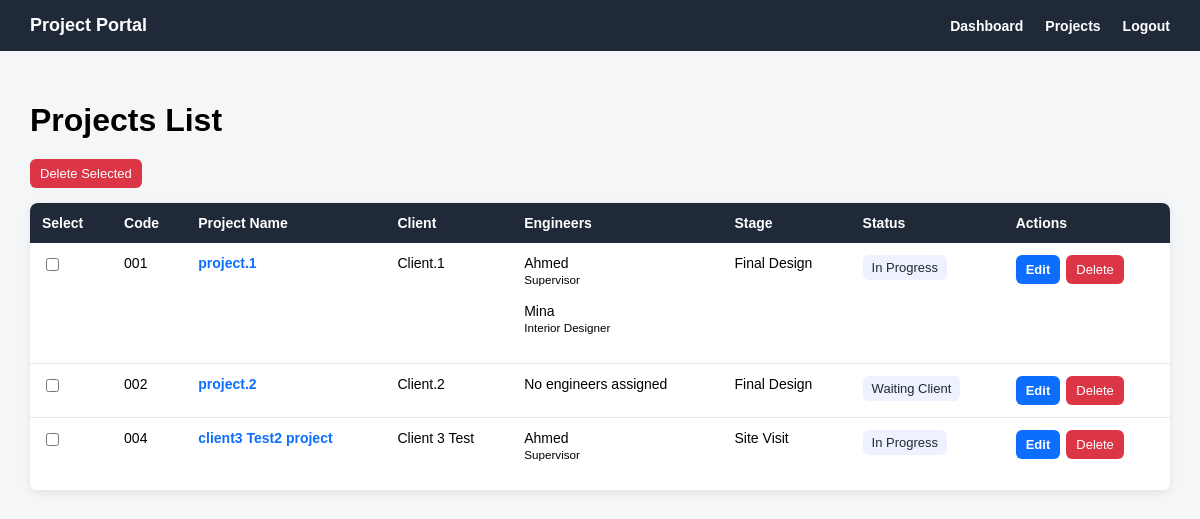
The page /projects/ (signed in) on the database its author committed.
### projects/models.py (models this page shows, shortened)
class Project(models.Model):
    class Status(models.TextChoices):
        NEW = 'NEW', 'New'
        IN_PROGRESS = 'IN_PROGRESS', 'In Progress'
        WAITING_CLIENT = 'WAITING_CLIENT', 'Waiting Client'
        COMPLETED = 'COMPLETED', 'Completed'
        CANCELLED = 'CANCELLED', 'Cancelled'
    class Stage(models.TextChoices):
        PROJECT_REGISTERED = 'PROJECT_REGISTERED', 'Project Registered'
        REQUIREMENTS_COLLECTED = 'REQUIREMENTS_COLLECTED', 'Requirements Collected'
        SITE_VISIT = 'SITE_VISIT', 'Site Visit'
        CONCEPT_DESIGN = 'CONCEPT_DESIGN', 'Concept Design'
        CLIENT_REVIEW = 'CLIENT_REVIEW', 'Client Review'
        REVISIONS = 'REVISIONS', 'Revisions'
        FINAL_DESIGN = 'FINAL_DESIGN', 'Final Design'
        DRAWINGS_PREPARATION = 'DRAWINGS_PREPARATION', 'Drawings Preparation'
        MUNICIPALITY_SUBMISSION = 'MUNICIPALITY_SUBMISSION', 'Municipality Submission'
        APPROVAL_STAGE = 'APPROVAL_STAGE', 'Approval Stage'
        SUPERVISION_EXECUTION = 'SUPERVISION_EXECUTION', 'Supervision / Execution'
        COMPLETED = 'COMPLETED', 'Completed'
    project_name = models.CharField(max_length=200)
    project_code = models.CharField(max_length=50, unique=True)
    client = models.ForeignKey(
        Client,
        on_delete=models.CASCADE,
        related_name='projects'
    )
    assigned_engineers = models.ManyToManyField(
        Engineer,
        blank=True,
        related_name='projects'
    )
    project_type = models.CharField(max_length=100, blank=True, null=True)
    location = models.CharField(max_length=200, blank=True, null=True)
    start_date = models.DateField(blank=True, null=True)
    expected_end_date = models.DateField(blank=True, null=True)
    current_stage = models.CharField(
        max_length=50,
        choices=Stage.choices,
        default=Stage.PROJECT_REGISTERED
    )
    status = models.CharField(
        max_length=30,
        choices=Status.choices,
        default=Status.NEW
    )
    description = models.TextField(blank=True, null=True)
    created_at = models.DateTimeField(auto_now_add=True)

### clients/models.py (models this page shows)
class Client(models.Model):
    user = models.OneToOneField(
        settings.AUTH_USER_MODEL,
        on_delete=models.CASCADE,
        related_name='client_profile',
        blank=True,
        null=True
    )
    client_name = models.CharField(max_length=150)
    company_name = models.CharField(max_length=150, blank=True, null=True)
    phone = models.CharField(max_length=30)
    email = models.EmailField(blank=True, null=True)
    address = models.TextField(blank=True, null=True)
    is_active = models.BooleanField(default=True)
    created_at = models.DateTimeField(auto_now_add=True)
    def __str__(self):
        return self.client_name

### engineers/models.py (models this page shows, shortened)
class Engineer(models.Model):
    class Department(models.TextChoices):
        INTERIOR_DESIGNER = 'INTERIOR_DESIGNER', 'Interior Designer'
        MECHANICAL_ENGINEER = 'MECHANICAL_ENGINEER', 'Mechanical Engineer'
        ELECTRICAL_ENGINEER = 'ELECTRICAL_ENGINEER', 'Electrical Engineer'
        SUPERVISOR = 'SUPERVISOR', 'Supervisor'
        ARCHITECT = 'ARCHITECT', 'Architect'
    user = models.OneToOneField(
        settings.AUTH_USER_MODEL,
        on_delete=models.CASCADE,
        related_name='engineer_profile'
    )
    engineer_name = models.CharField(max_length=150)
    department = models.CharField(
        max_length=50,
        choices=Department.choices,
        blank=True,
        null=True
    )
    phone = models.CharField(max_length=30, blank=True, null=True)
    email = models.EmailField(blank=True, null=True)
    specialization = models.CharField(max_length=150, blank=True, null=True)
    is_active = models.BooleanField(default=True)
    created_at = models.DateTimeField(auto_now_add=True)

### projects/views.py (the view)
# urls.py: path('', project_list_view, name='project_list'),
@login_required
def project_list_view(request):
    if request.user.role == 'ADMIN':
        projects = Project.objects.all()
    elif request.user.role == 'ENGINEER':
        projects = Project.objects.filter(
            assigned_engineers__user=request.user
        )
    elif request.user.role == 'CLIENT':
        projects = Project.objects.filter(
            client__user=request.user
        )
    else:
        projects = Project.objects.none()
    status_filter = request.GET.get('status')
    if status_filter:
        projects = projects.filter(status=status_filter)
    return render(request, 'projects/project_list.html', {
        'projects': projects,
        'status_filter': status_filter,
    })

### templates/projects/project_list.html (shortened to what this page needs)
{% extends 'base.html' %}
{% block content %}
<div class="page-header">
    <h1>Projects List</h1>
</div>
{% if projects %}
    <form method="post"
          action="{% url 'projects:project_bulk_delete' %}"
          onsubmit="return confirm('Are you sure you want to delete the selected projects?');">
        {% if request.user.role == 'ADMIN' %}
            <div class="bulk-actions">
                <button type="submit" class="btn btn-danger">
                    Delete Selected
                </button>
            </div>
        {% endif %}
        <table class="projects-table">
            <tr>
                {% if request.user.role == 'ADMIN' %}
                    <th>Select</th>
                {% endif %}
                <th>Code</th>
                <th>Project Name</th>
                <th>Client</th>
                <th>Engineers</th>
                <th>Stage</th>
                <th>Status</th>
                {% if request.user.role == 'ADMIN' %}
                    <th>Actions</th>
                {% endif %}
            </tr>
            {% for project in projects %}
                <tr>
                    {% if request.user.role == 'ADMIN' %}
                        <td>
                            <input type="checkbox" name="selected_projects" value="{{ project.pk }}">
                        </td>
                    {% endif %}
                    <td>{{ project.project_code }}</td>
                    <td>
                        <a href="{% url 'projects:project_detail' project.pk %}">
                            {{ project.project_name }}
                        </a>
                    </td>
                    <td>{{ project.client }}</td>
                    <td>
                        {% for engineer in project.assigned_engineers.all %}
                            {{ engineer.engineer_name }}
                            {% if engineer.department %}
                                <br>
                                <small>{{ engineer.get_department_display }}</small>
                            {% endif %}
                            <br><br>
                        {% empty %}
                            No engineers assigned
                        {% endfor %}
                    </td>
                    <td>{{ project.get_current_stage_display }}</td>
                    <td>
                        <span class="status-badge">
                            {{ project.get_status_display }}
                        </span>
                    </td>
                    {% if request.user.role == 'ADMIN' %}
                        <td>
                            <div class="table-actions">
                                <a href="{% url 'projects:project_edit' project.pk %}" class="btn btn-primary">
                                    Edit
                                </a>
                                <form method="post"
                                      action="{% url 'projects:project_delete' project.pk %}"
                                      style="margin: 0;"
                                      onsubmit="return confirm('Are you sure you want to delete this project?');">
                                    <button type="submit" class="btn btn-danger">
                                        Delete
                                    </button>
                                </form>
                            </div>
                        </td>
                    {% endif %}
                </tr>
            {% endfor %}
        </table>
    </form>
{% else %}
    <div class="empty-message">
        <p>No projects found.</p>
    </div>
{% endif %}
{% endblock %}

### templates/base.html (style rules this page uses)
body { margin: 0; font-family: Arial, sans-serif; background: #f4f6f8; }

### templates/projects/project_list.html (style rules this page uses)
.page-header { margin-bottom: 20px; }
.page-header h1 { margin-bottom: 5px; }
.projects-table { width: 100%; border-collapse: collapse; background: white; border-radius: 8px; overflow: hidden; box-shadow: 0 2px 8px rgba(0, 0, 0, 0.08); }
.projects-table th { background: #1f2937; color: white; text-align: left; padding: 12px; font-size: 14px; }
.projects-table td { padding: 12px; border-bottom: 1px solid #e5e7eb; vertical-align: top; font-size: 14px; }
.projects-table a { color: #0d6efd; font-weight: bold; text-decoration: none; }
.status-badge { display: inline-block; padding: 5px 9px; border-radius: 6px; background: #eef2ff; color: #1f2937; font-size: 13px; }
.btn { display: inline-block; border: none; padding: 7px 10px; border-radius: 6px; cursor: pointer; text-decoration: none; font-size: 13px; }
.btn-primary { background: #0d6efd; color: white !important; }
.btn-danger { background: #dc3545; color: white !important; }
.table-actions { display: flex; gap: 6px; align-items: center; }
.bulk-actions { margin-bottom: 15px; }

### rows shown on the page
Project: project_code "001", project_name "project.1", client "Client.1", current_stage "Final Design", status "In Progress"
Engineer: engineer_name "Ahmed", department "Supervisor"
Engineer: engineer_name "Mina", department "Interior Designer"
Project: project_code "002", project_name "project.2", client "Client.2", current_stage "Final Design", status "Waiting Client"
Project: project_code "004", project_name "client3 Test2 project", client "Client 3 Test", current_stage "Site Visit", status "In Progress"
